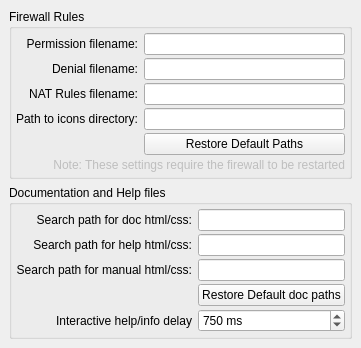
     <widget class="QWidget" name="tabPaths">
      <attribute name="title">
       <string>Paths</string>
      </attribute>
      <layout class="QVBoxLayout">
       <property name="spacing">
        <number>6</number>
       </property>
       <property name="margin">
        <number>9</number>
       </property>
       <item>
        <widget class="QGroupBox" name="gbFirewallRules">
         <property name="title">
          <string>Firewall Rules</string>
         </property>
         <layout class="QGridLayout">
          <property name="verticalSpacing">
           <number>3</number>
          </property>
          <property name="margin">
           <number>4</number>
          </property>
          <item row="0" column="0">
           <widget class="QLabel" name="label_4">
            <property name="text">
             <string>Permission filename:</string>
            </property>
            <property name="alignment">
             <set>Qt::AlignRight|Qt::AlignTrailing|Qt::AlignVCenter</set>
            </property>
           </widget>
          </item>
          <item row="0" column="1">
           <widget class="IQFLineEdit" name="lEPermissionFile"/>
          </item>
          <item row="1" column="0">
           <widget class="QLabel" name="label_5">
            <property name="text">
             <string>Denial filename:</string>
            </property>
            <property name="alignment">
             <set>Qt::AlignRight|Qt::AlignTrailing|Qt::AlignVCenter</set>
            </property>
           </widget>
          </item>
          <item row="1" column="1">
           <widget class="IQFLineEdit" name="lEDenialFile"/>
          </item>
          <item row="2" column="0">
           <widget class="QLabel" name="label_6">
            <property name="text">
             <string>NAT Rules filename:</string>
            </property>
            <property name="alignment">
             <set>Qt::AlignRight|Qt::AlignTrailing|Qt::AlignVCenter</set>
            </property>
           </widget>
          </item>
          <item row="2" column="1">
           <widget class="IQFLineEdit" name="lENatFile"/>
          </item>
          <item row="5" column="0" colspan="2">
           <widget class="QLabel" name="label_9">
            <property name="enabled">
             <bool>false</bool>
            </property>
            <property name="sizePolicy">
             <sizepolicy hsizetype="Preferred" vsizetype="Fixed">
              <horstretch>0</horstretch>
              <verstretch>0</verstretch>
             </sizepolicy>
            </property>
            <property name="text">
             <string>Note: These settings require the firewall to be restarted</string>
            </property>
            <property name="alignment">
             <set>Qt::AlignRight|Qt::AlignTrailing|Qt::AlignVCenter</set>
            </property>
           </widget>
          </item>
          <item row="3" column="1">
           <widget class="IQFLineEdit" name="lEIconPath"/>
          </item>
          <item row="3" column="0">
           <widget class="QLabel" name="labelIconPath">
            <property name="text">
             <string>Path to icons directory:</string>
            </property>
            <property name="alignment">
             <set>Qt::AlignRight|Qt::AlignTrailing|Qt::AlignVCenter</set>
            </property>
           </widget>
          </item>
          <item row="4" column="1">
           <widget class="IQFPushButton" name="pBDefault1">
            <property name="sizePolicy">
             <sizepolicy hsizetype="Minimum" vsizetype="Fixed">
              <horstretch>1</horstretch>
              <verstretch>0</verstretch>
             </sizepolicy>
            </property>
            <property name="text">
             <string>Restore Default Paths</string>
            </property>
           </widget>
          </item>
         </layout>
        </widget>
       </item>
       <item>
        <widget class="QGroupBox" name="gBDocAndHelpFiles">
         <property name="title">
          <string>Documentation and Help files</string>
         </property>
         <layout class="QGridLayout">
          <property name="verticalSpacing">
           <number>3</number>
          </property>
          <property name="margin">
           <number>4</number>
          </property>
          <item row="0" column="0">
           <widget class="QLabel" name="label_7">
            <property name="text">
             <string>Search path for doc html/css:</string>
            </property>
            <property name="alignment">
             <set>Qt::AlignRight|Qt::AlignTrailing|Qt::AlignVCenter</set>
            </property>
           </widget>
          </item>
          <item row="0" column="1">
           <widget class="IQFLineEdit" name="lEDocPaths"/>
          </item>
          <item row="1" column="0">
           <widget class="QLabel" name="label_8">
            <property name="text">
             <string>Search path for help html/css:</string>
            </property>
            <property name="alignment">
             <set>Qt::AlignRight|Qt::AlignTrailing|Qt::AlignVCenter</set>
            </property>
           </widget>
          </item>
          <item row="1" column="1">
           <widget class="IQFLineEdit" name="lEHelpPaths"/>
          </item>
          <item row="2" column="0">
           <widget class="QLabel" name="label_10">
            <property name="text">
             <string>Search path for manual html/css:</string>
            </property>
            <property name="alignment">
             <set>Qt::AlignRight|Qt::AlignTrailing|Qt::AlignVCenter</set>
            </property>
           </widget>
          </item>
          <item row="2" column="1">
           <widget class="IQFLineEdit" name="lEManualPaths"/>
          </item>
          <item row="3" column="1">
           <widget class="IQFPushButton" name="pBDefault2">
            <property name="text">
             <string>Restore Default doc paths</string>
            </property>
           </widget>
          </item>
          <item row="4" column="1">
           <widget class="IQFSpinBox" name="sBHelpInfoDelay">
            <property name="sizePolicy">
             <sizepolicy hsizetype="Minimum" vsizetype="Fixed">
              <horstretch>1</horstretch>
              <verstretch>0</verstretch>
             </sizepolicy>
            </property>
            <property name="suffix">
             <string> ms</string>
            </property>
            <property name="minimum">
             <number>100</number>
            </property>
            <property name="maximum">
             <number>5000</number>
            </property>
            <property name="value">
             <number>750</number>
            </property>
           </widget>
          </item>
          <item row="4" column="0">
           <widget class="QLabel" name="labelHelpInfoDelay">
            <property name="sizePolicy">
             <sizepolicy hsizetype="Preferred" vsizetype="Preferred">
              <horstretch>0</horstretch>
              <verstretch>0</verstretch>
             </sizepolicy>
            </property>
            <property name="text">
             <string>Interactive help/info delay</string>
            </property>
            <property name="alignment">
             <set>Qt::AlignRight|Qt::AlignTrailing|Qt::AlignVCenter</set>
            </property>
           </widget>
          </item>
         </layout>
        </widget>
       </item>
      </layout>
     </widget>
